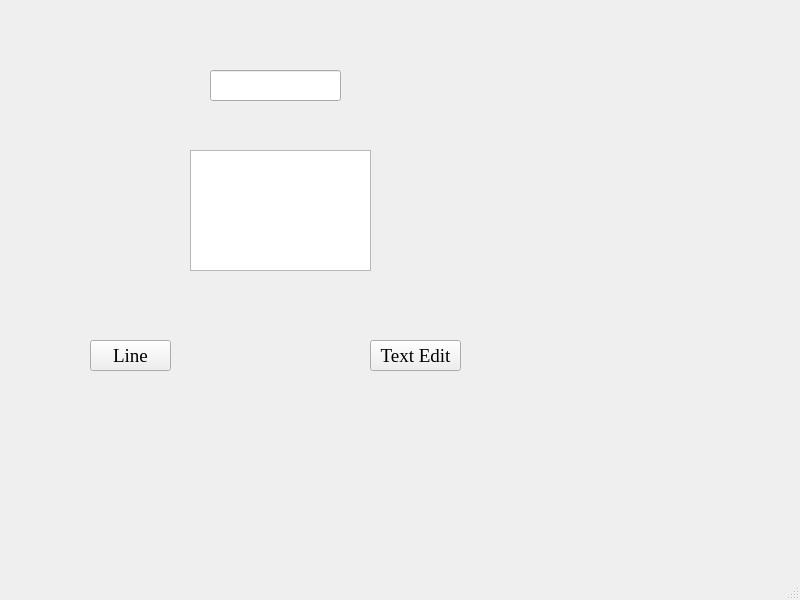
<?xml version="1.0" encoding="UTF-8"?>
<ui version="4.0">
 <class>MainWindow</class>
 <widget class="QMainWindow" name="MainWindow">
  <property name="geometry">
   <rect>
    <x>0</x>
    <y>0</y>
    <width>800</width>
    <height>600</height>
   </rect>
  </property>
  <property name="windowTitle">
   <string>MainWindow</string>
  </property>
  <widget class="QWidget" name="centralwidget">
   <widget class="QLineEdit" name="lineEdit">
    <property name="geometry">
     <rect>
      <x>210</x>
      <y>70</y>
      <width>131</width>
      <height>31</height>
     </rect>
    </property>
   </widget>
   <widget class="QTextEdit" name="textEdit">
    <property name="geometry">
     <rect>
      <x>190</x>
      <y>150</y>
      <width>181</width>
      <height>121</height>
     </rect>
    </property>
   </widget>
   <widget class="QPushButton" name="lineedit_btn">
    <property name="geometry">
     <rect>
      <x>90</x>
      <y>340</y>
      <width>81</width>
      <height>31</height>
     </rect>
    </property>
    <property name="font">
     <font>
      <family>Times New Roman</family>
      <pointsize>14</pointsize>
     </font>
    </property>
    <property name="text">
     <string>Line</string>
    </property>
   </widget>
   <widget class="QPushButton" name="textedit_btn">
    <property name="geometry">
     <rect>
      <x>370</x>
      <y>340</y>
      <width>91</width>
      <height>31</height>
     </rect>
    </property>
    <property name="font">
     <font>
      <family>Times New Roman</family>
      <pointsize>14</pointsize>
     </font>
    </property>
    <property name="text">
     <string>Text Edit</string>
    </property>
   </widget>
  </widget>
  <widget class="QMenuBar" name="menubar">
   <property name="geometry">
    <rect>
     <x>0</x>
     <y>0</y>
     <width>800</width>
     <height>21</height>
    </rect>
   </property>
  </widget>
  <widget class="QStatusBar" name="statusbar"/>
 </widget>
 <resources/>
 <connections/>
</ui>
